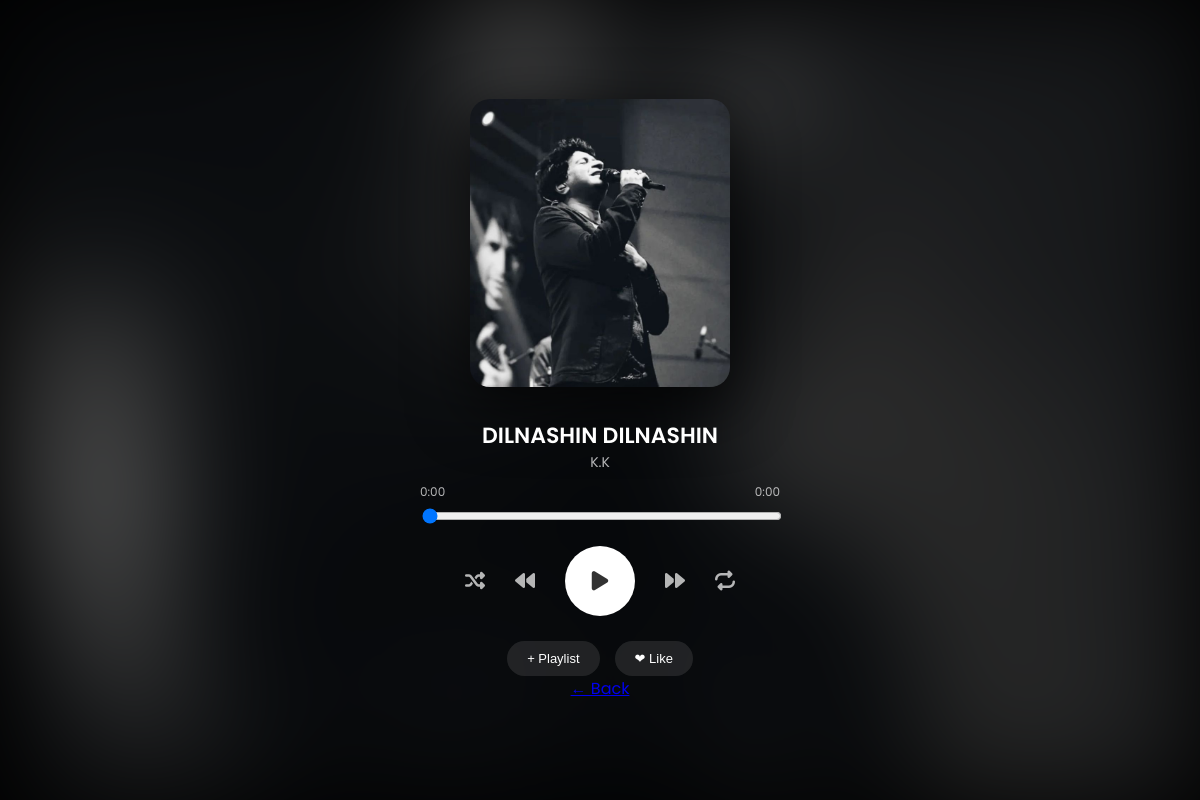
Page /player.php?id=3 on the committed database.
### tables this page shows
CREATE TABLE IF NOT EXISTS `songs` (
  `id` int(11) NOT NULL AUTO_INCREMENT,
  `title` varchar(100) DEFAULT NULL,
  `artist` varchar(100) DEFAULT NULL,
  `file` varchar(255) DEFAULT NULL,
  `song_image` varchar(255) DEFAULT 'default.jpg',
  `artist_image` varchar(255) DEFAULT 'artist.jpg',
  `play_count` int(11) DEFAULT '0',
  PRIMARY KEY (`id`)
);

### player.php (the view, shortened to what this page needs)
<?php
include("config/db.php");
$id = intval($_GET['id']);
$song_id = intval($_GET['id']);
mysqli_query($conn,"
UPDATE songs
SET play_count = play_count + 1
WHERE id = $song_id
");
$q = mysqli_query($conn, "SELECT * FROM songs WHERE id=$id");
$song = mysqli_fetch_assoc($q);
$img = "assets/images/songs/".$song['song_image'];
$isLiked = false;
?>
<!DOCTYPE html>
<html>
<head>
<link href="https://cdnjs.cloudflare.com/ajax/libs/font-awesome/6.5.0/css/all.min.css" rel="stylesheet">
</head>
<body>
<div class="bg"></div>
<div class="player">
<div class="cover">
<img src="<?php echo $img; ?>">
</div>
<div class="title"><?php echo $song['title']; ?></div>
<div class="artist"><?php echo $song['artist']; ?></div>
<div class="time">
<span id="current">0:00</span>
<span id="duration">0:00</span>
</div>
<input type="range" id="progress" class="progress" value="0">
<div class="controls">
    <div class="control-item">
        <i class="fa-solid fa-shuffle" id="shuffleBtn"></i>
    </div>
    <div class="control-item">
        <i class="fa-solid fa-backward" onclick="prevSong()"></i>
    </div>
    <div class="play-btn" onclick="togglePlay()" title="Play / Pause">
        <i id="playIcon" class="fa-solid fa-play"></i>
    </div>
    <div class="control-item">
        <i class="fa-solid fa-forward" onclick="nextSong()"></i>
    </div>
    <div class="control-item">
        <i class="fa-solid fa-repeat" id="repeatBtn"></i>
    </div>
</div>
<div class="actions">
<button class="action-btn" onclick="openPlaylistModal()">
+ Playlist
</button>
<button id="likeBtn"
class="action-btn <?php if($isLiked) echo 'active'; ?>"
onclick="toggleLike(<?php echo $id; ?>)">
❤ Like
</button>
</div>
<?php
if(isset($_GET['from']) && $_GET['from']=="playlist"){
$back="user/playlist_view.php?id=".$_GET['playlist_id'];
}else{
$back="index.php";
}
?>
<a href="<?php echo $back; ?>">← Back</a>
</div>

### rows in the picture
songs: song_image (picture), title "DILNASHIN DILNASHIN", artist "K.K"
